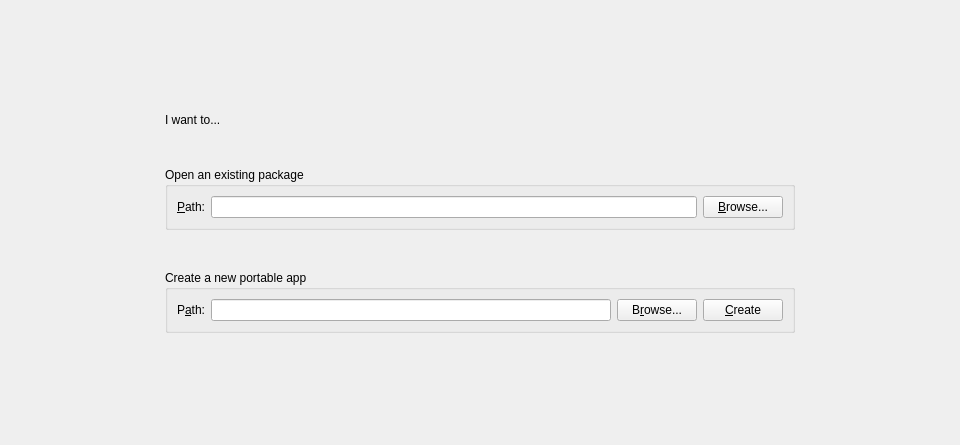
<?xml version="1.0" encoding="UTF-8"?>
<ui version="4.0">
 <class>PageStart</class>
 <widget class="QWidget" name="PageStart">
  <property name="geometry">
   <rect>
    <x>0</x>
    <y>0</y>
    <width>960</width>
    <height>445</height>
   </rect>
  </property>
  <layout class="QGridLayout" name="gridLayout">
   <item row="1" column="0">
    <spacer name="spacer_left">
     <property name="orientation">
      <enum>Qt::Horizontal</enum>
     </property>
     <property name="sizeHint" stdset="0">
      <size>
       <width>40</width>
       <height>20</height>
      </size>
     </property>
    </spacer>
   </item>
   <item row="1" column="1">
    <layout class="QVBoxLayout" name="content_box">
     <property name="spacing">
      <number>40</number>
     </property>
     <item>
      <widget class="QLabel" name="label">
       <property name="text">
        <string>I want to...</string>
       </property>
       <property name="alignment">
        <set>Qt::AlignLeading|Qt::AlignLeft|Qt::AlignTop</set>
       </property>
      </widget>
     </item>
     <item>
      <widget class="QGroupBox" name="open_groupbox">
       <property name="title">
        <string>Open an existing package</string>
       </property>
       <layout class="QHBoxLayout" name="horizontalLayout_2">
        <item>
         <widget class="QLabel" name="open_label">
          <property name="text">
           <string>&amp;Path:</string>
          </property>
          <property name="buddy">
           <cstring>open</cstring>
          </property>
         </widget>
        </item>
        <item>
         <widget class="QLineEdit" name="open">
          <property name="minimumSize">
           <size>
            <width>400</width>
            <height>0</height>
           </size>
          </property>
         </widget>
        </item>
        <item>
         <widget class="QPushButton" name="open_browse">
          <property name="text">
           <string>&amp;Browse...</string>
          </property>
         </widget>
        </item>
       </layout>
      </widget>
     </item>
     <item>
      <widget class="QGroupBox" name="create_groupbox">
       <property name="title">
        <string>Create a new portable app</string>
       </property>
       <layout class="QHBoxLayout">
        <item>
         <widget class="QLabel" name="create_label">
          <property name="text">
           <string>P&amp;ath:</string>
          </property>
          <property name="buddy">
           <cstring>create</cstring>
          </property>
         </widget>
        </item>
        <item>
         <widget class="QLineEdit" name="create">
          <property name="minimumSize">
           <size>
            <width>400</width>
            <height>0</height>
           </size>
          </property>
         </widget>
        </item>
        <item>
         <widget class="QPushButton" name="create_browse">
          <property name="text">
           <string>B&amp;rowse...</string>
          </property>
         </widget>
        </item>
        <item>
         <widget class="QPushButton" name="create_button">
          <property name="text">
           <string>&amp;Create</string>
          </property>
         </widget>
        </item>
       </layout>
      </widget>
     </item>
    </layout>
   </item>
   <item row="1" column="2">
    <spacer name="spacer_right">
     <property name="orientation">
      <enum>Qt::Horizontal</enum>
     </property>
     <property name="sizeHint" stdset="0">
      <size>
       <width>40</width>
       <height>20</height>
      </size>
     </property>
    </spacer>
   </item>
   <item row="0" column="1">
    <spacer name="spacer_top">
     <property name="orientation">
      <enum>Qt::Vertical</enum>
     </property>
     <property name="sizeHint" stdset="0">
      <size>
       <width>20</width>
       <height>40</height>
      </size>
     </property>
    </spacer>
   </item>
   <item row="2" column="1">
    <spacer name="spacer_bottom">
     <property name="orientation">
      <enum>Qt::Vertical</enum>
     </property>
     <property name="sizeHint" stdset="0">
      <size>
       <width>20</width>
       <height>40</height>
      </size>
     </property>
    </spacer>
   </item>
  </layout>
 </widget>
 <resources/>
 <connections/>
</ui>
